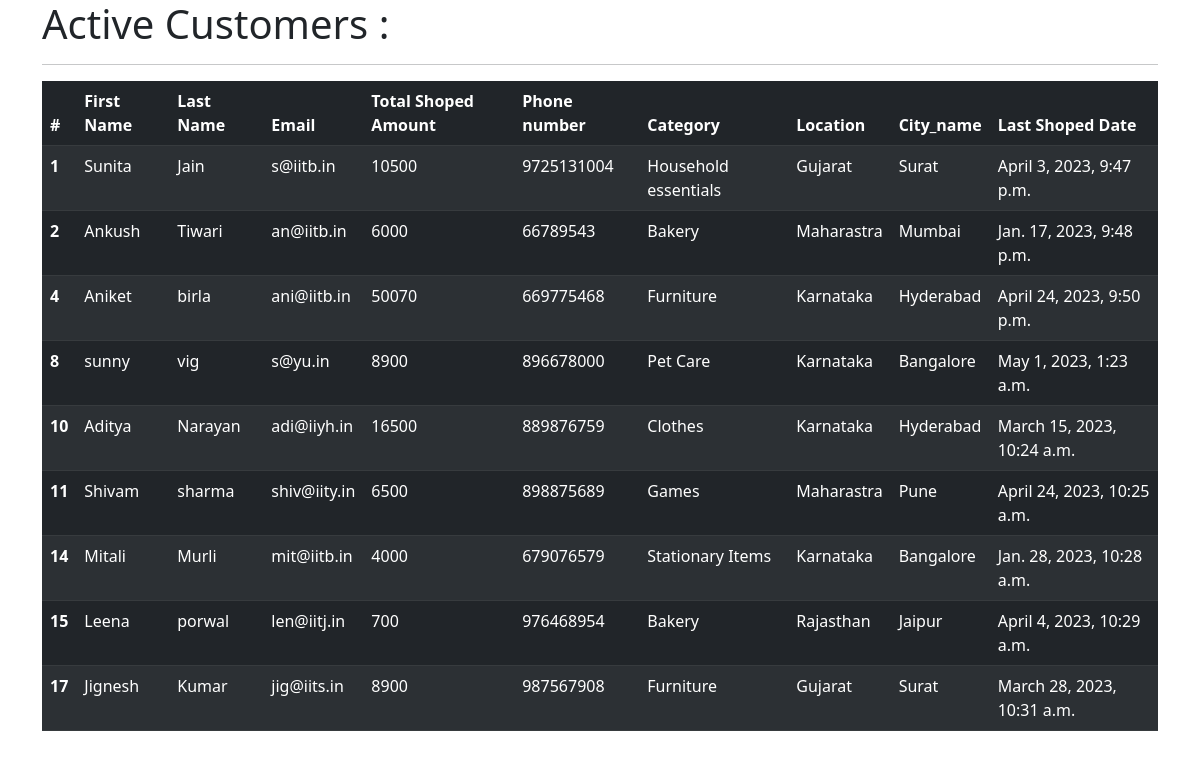
The app's page /is_active with its own data.
### App/models.py (models this page shows, shortened)
class Customer(models.Model):
    first_name = models.CharField(max_length=100, null=False)   # represents a character (string) field for the first name of a customer. It can have a maximum length of 100 characters.
    last_name = models.CharField(max_length=100)
    location = models.ForeignKey(Location, on_delete=models.CASCADE)
    email = models.CharField(max_length=100)
    total_shopping_amount = models.IntegerField(default=0)
    preffered_shopping_category = models.ForeignKey(Category, on_delete=models.CASCADE)
    phone = models.IntegerField(default=0)
    last_shoped_date = models.DateTimeField()

class Category(models.Model):
    name=models.CharField(max_length=100, null=False)

class Location(models.Model):
    state_name = models.CharField(max_length=100, null=False)
    city_name = models.CharField(max_length=100)

### App/views.py (the view)
# urls.py: path('is_active', views.is_active, name='is_active'),
def is_active(request):
    X_Days = 120
    custs = Customer.objects.all()
    active_custs = []
    for cust in custs:
        if cust.last_shoped_date >= (timezone.now() - timedelta(days=X_Days)):
            active_custs.append(cust)
    context = {
        'custs': active_custs
    }
    return render(request, 'is_active.html', context)

### App/templates/is_active.html (shortened to what this page needs)
<!DOCTYPE html>
<html lang="en">
  <head>
    <link
      href="https://cdn.jsdelivr.net/npm/bootstrap@5.3.0-alpha3/dist/css/bootstrap.min.css"
      rel="stylesheet"
    />
  </head>
  <body>
    <div class="container">
      <h1>Active Customers :</h1>
      <hr />
      <table class="table table-dark table-striped">
        <thead>
          <tr>
            <th scope="col">#</th>
            <th scope="col">First Name</th>
            <th scope="col">Last Name</th>
            <th scope="col">Email</th>
            <th scope="col">Total Shoped Amount</th>
            <th scope="col">Phone number</th>
            <th scope="col">Category</th>
            <th scope="col">Location</th>
            <th scope="col">City_name</th>
            <th scope="col">Last Shoped Date</th>
          </tr>
        </thead>
        <tbody>
          {% for cust in custs %}
          <tr>
            <th scope="row">{{cust.id}}</th>
            <td>{{cust.first_name}}</td>
            <td>{{cust.last_name}}</td>
            <td>{{cust.email}}</td>
            <td>{{cust.total_shopping_amount}}</td>
            <td>{{cust.phone}}</td>
            <td>{{cust.preffered_shopping_category.name}}</td>
            <td>{{cust.location.state_name}}</td>
            <td>{{cust.location.city_name}}</td>
            <td>{{cust.last_shoped_date}}</td>
          </tr>
          {% endfor %}
        </tbody>
      </table>
    </div>
  </body>
</html>

### records on screen
Customer: id "1", first_name "Sunita", last_name "Jain", email "s@iitb.in", total_shopping_amount "10500", phone "9725131004", preffered_shopping_category.name "Household essentials", location.state_name "Gujarat", location.city_name "Surat", last_shoped_date "April 3, 2023, 9:47 p.m."
Customer: id "2", first_name "Ankush", last_name "Tiwari", email "an@iitb.in", total_shopping_amount "6000", phone "66789543", preffered_shopping_category.name "Bakery", location.state_name "Maharastra", location.city_name "Mumbai", last_shoped_date "Jan. 17, 2023, 9:48 p.m."
Customer: id "4", first_name "Aniket", last_name "birla", email "ani@iitb.in", total_shopping_amount "50070", phone "669775468", preffered_shopping_category.name "Furniture", location.state_name "Karnataka", location.city_name "Hyderabad", last_shoped_date "April 24, 2023, 9:50 p.m."
Customer: id "8", first_name "sunny", last_name "vig", email "s@yu.in", total_shopping_amount "8900", phone "896678000", preffered_shopping_category.name "Pet Care", location.state_name "Karnataka", location.city_name "Bangalore", last_shoped_date "May 1, 2023, 1:23 a.m."
Customer: id "10", first_name "Aditya", last_name "Narayan", email "adi@iiyh.in", total_shopping_amount "16500", phone "889876759", preffered_shopping_category.name "Clothes", location.state_name "Karnataka", location.city_name "Hyderabad", last_shoped_date "March 15, 2023, 10:24 a.m."
Customer: id "11", first_name "Shivam", last_name "sharma", email "shiv@iity.in", total_shopping_amount "6500", phone "898875689", preffered_shopping_category.name "Games", location.state_name "Maharastra", location.city_name "Pune", last_shoped_date "April 24, 2023, 10:25 a.m."
Customer: id "14", first_name "Mitali", last_name "Murli", email "mit@iitb.in", total_shopping_amount "4000", phone "679076579", preffered_shopping_category.name "Stationary Items", location.state_name "Karnataka", location.city_name "Bangalore", last_shoped_date "Jan. 28, 2023, 10:28 a.m."
Customer: id "15", first_name "Leena", last_name "porwal", email "len@iitj.in", total_shopping_amount "700", phone "976468954", preffered_shopping_category.name "Bakery", location.state_name "Rajasthan", location.city_name "Jaipur", last_shoped_date "April 4, 2023, 10:29 a.m."
Customer: id "17", first_name "Jignesh", last_name "Kumar", email "jig@iits.in", total_shopping_amount "8900", phone "987567908", preffered_shopping_category.name "Furniture", location.state_name "Gujarat", location.city_name "Surat", last_shoped_date "March 28, 2023, 10:31 a.m."
